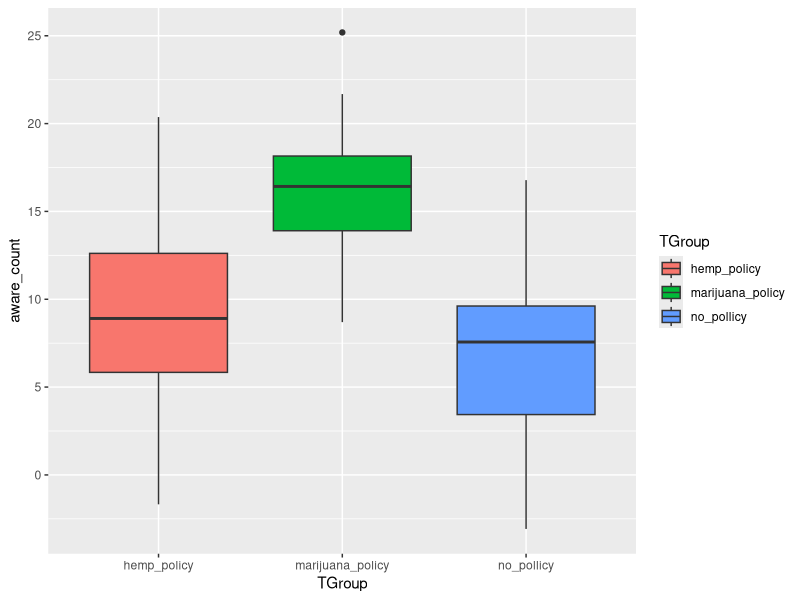

The R script that drew this image:
## ---- chunk 1
knitr::opts_chunk$set(echo = TRUE)
## ---- chunk 2
library(tidyverse)
library(ggplot2)
## ---- chunk 3
nGroup <- 3 # number of treatment groups
nName <- c("no_pollicy","hemp_policy", "marijuana_policy") # names of groups
nSize <- c(35,24,29) # number of observations in each group
nMean <- c(8,10,16) # mean of each group
nSD <- c(5,5,5) # standard deviation of each group
## ---- chunk 4
ID <- 1:(sum(nSize)) # id vector for each row
aware_count <- c(rnorm(n=nSize[1],mean=nMean[1],sd=nSD[1]),
                 rnorm(n=nSize[2],mean=nMean[2],sd=nSD[2]),
                 rnorm(n=nSize[3],mean=nMean[3],sd=nSD[3]))
TGroup <- rep(nName,nSize)
ANOdata <- data.frame(ID,TGroup,aware_count)
str(ANOdata)
print(ANOdata)
## ---- chunk 5
ANOmodel <- aov(aware_count~TGroup,data=ANOdata)
print(ANOmodel)
print(summary(ANOmodel))
z <- summary(ANOmodel)
str(z)
## ---- chunk 6
ANOPlot <- ggplot(data=ANOdata) + 
  aes(x=TGroup,y=aware_count,fill=TGroup) +
  geom_boxplot()
print(ANOPlot)
